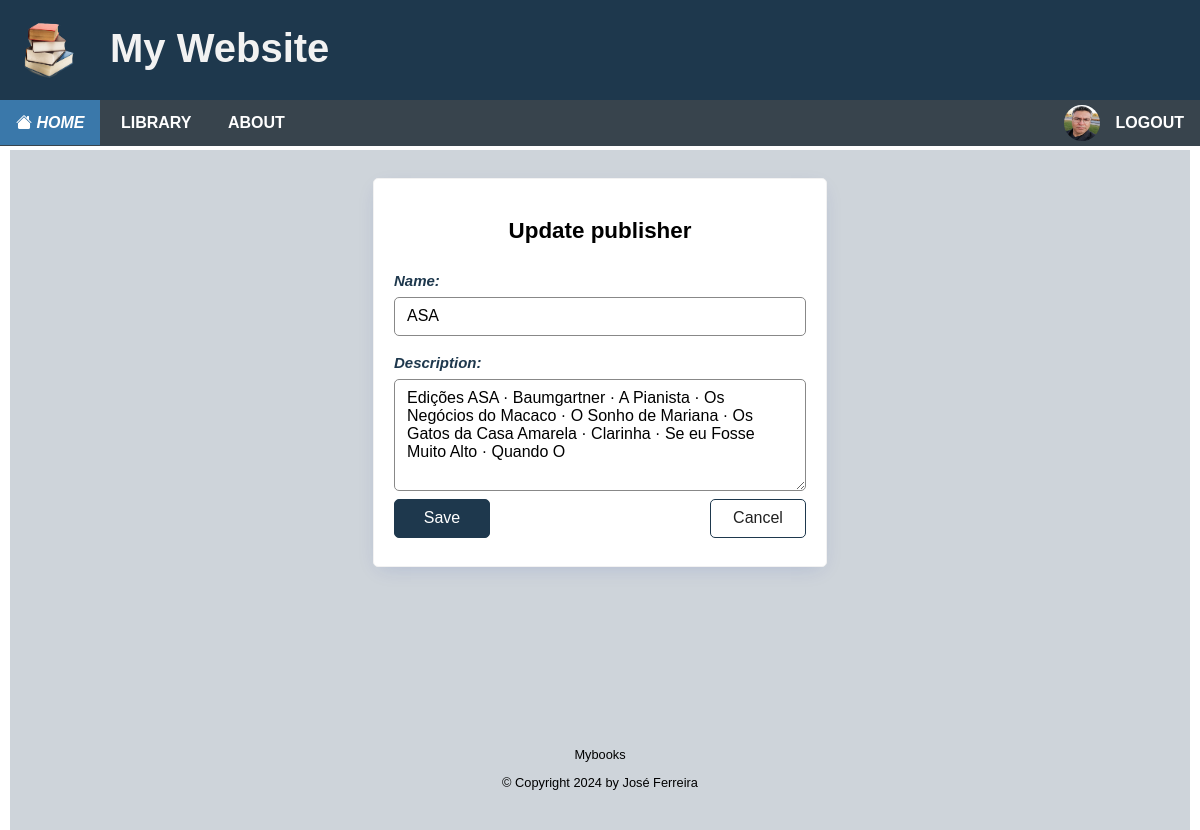
Screenshot of /publisher/update/1/ (signed in) with the database file from the repository.
### apps/accounts/models.py (models this page shows, shortened)
class Profile(models.Model):
    user = models.OneToOneField(User, on_delete=models.CASCADE)
    avatar = models.ImageField(default='avatar.jpg', upload_to=image_file_path)

### apps/books/models.py (models this page shows, shortened)
class Publisher(models.Model):
    name = models.CharField(max_length=255)
    description = models.TextField(max_length=500, null=True, blank=True)
    created_by = models.ForeignKey(User, on_delete=models.CASCADE, default=1)
    created = models.DateTimeField(auto_now_add=True)
    modified = models.DateTimeField(auto_now=True)
    class Meta:
        ordering = ["name"]

### apps/books/views.py (the view, shortened to what this page needs)
# urls.py: path('publisher/update/<int:pk>/', views.PublisherUpdate.as_view(),name='publisher-update'),
class PublisherUpdate(LoginRequiredMixin, UpdateView):
    model = Publisher
    fields = ['name','description']
    success_url = reverse_lazy('publisher-list')

### templates/books/publisher_form.html (shortened to what this page needs)
{% extends "base.html" %}
{% block content %}
<div class="center-panel">
	<form method="POST" enctype="multipart/form-data" class="form-card">
	 	<h2>{% if publisher %} Update {% else %} Add {% endif %} publisher</h2>
		{% for field in form %}
			<label class="label">{{ field.label_tag }}</label>
			{{ field }}
		{% endfor %}
		<div class="form-buttons">
			<input type="submit" value="Save" class="btn btn-primary"/>
			<a href="{% url 'publisher-list' %}" class="btn btn-outline">Cancel</a>
		</div>
	</form>
</div>
{% endblock content %}

### templates/base.html (shortened to what this page needs)
{% load i18n %}
<!DOCTYPE html>
<html lang="en">
    <head>
        {%load static %}
        <link rel="stylesheet" href="{% static 'css/style.css' %}">
    </head>
    <body>
        <header class="header">
            <a href="#"><img class="logo" src="{% static 'images/logo.png' %}" alt="logo"></a>
            <h1>My Website</h1>
            <nav class="nav">
                <ul class="nav-menu">
                    {% if request.user.is_authenticated %}
                    <li class="nav-menu-item active"><a href="{% url 'home' %}"><i class="bi bi-house-fill"> Home </i></a></li>
                    {% else %}
                    <li class="nav-menu-item"><a href="{% url 'index' %}"><i class="bi bi-house-fill"> Home </i></a></li>
                    {% endif %}
                    {% if request.user.is_authenticated %}
                    <li class="nav-menu-item"><a href="{% url 'library-all' %}">Library</a>
                    </li>
                    {% endif %}
                    <li class="nav-menu-item"><a href="{% url 'about' %}">About</a>
                    {% if request.user.is_authenticated %}
                    <li class="nav-menu-item right">
                        <a href="{% url 'logout' %}?next=/" style="text-align: right;">
                            <img src="{{ user.profile.avatar.url }}" alt="{{ user.username }}" width="36" height="36"/>
                            <span>Logout</span>
                        </a>
                    {% else %}
                    <li class="nav-menu-item right"><a href="{% url 'login' %}">Login</a>
                        <ul class="nav-submenu">
                            <li class="nav-submenu-item"><a href="{% url 'register' %}">Join Now</a></li>
                        </ul>
                    </li>
                    {% endif %}
                </ul>
            </nav>
        </header>
        <main class="main">
            <div class="container">
                {%block content %}
                {%endblock content%}
            </div>
        </main>
        <footer class="footer">
            <div class="container">
                <p>Mybooks</p>
                <p>&copy; Copyright {% now "Y" %} by José Ferreira</p>
            </div>
        </footer>
    </body>
</html>

### static/css/style.css (style rules this page uses)
:root { --color-body: #ffffff; --color-header: #253f85; --color-nav: #38444d; --color-load-button: #2e6357; --color-container: #ced4da; --color-panel: #ced4da; --color-footer: #ced4da; --color-primary: #1e384d; --color-secondary: #38444d; --color-secondary-hover: #3a78aa; --color-tertiary: #e4ebf7; --color-tertiary-hover: #2691e9; --color-book-hover: #7599b6; --color-light: #f2f2f2; --color-grey: #888888; --color-dark-grey: #444444; --color-dark: #212121; --color-white: #ffffff; --color-star: #ffc900; --color-error: #cf1616; --color-warning: #ffc900; --color-info: #02a2b9; --color-success: #1ba345; --color-input: #0084a5; --color-danger: #cf1616; --border-radius: 5px; }
* { box-sizing: border-box; text-rendering: optimizeLegibility; }
html, body { height: 100%; }
body { margin: 0; font-family: Arial; padding: 10px; background: var(--color-body); }
h1 { font-size: 2rem; line-height: 1.5; }
h2 { font-size: 1.4rem; }
a { color: var(--color-primary); text-decoration: none; }
.container { width: 100%; padding: 0.5rem; }
.center-panel { display: flex; flex-direction: column; align-items: center; min-height: 70vh; max-width: 50vw; margin-left: auto; margin-right: auto; }
.footer { position: relative; top: 100px; padding: 20px; margin-top: 20px; font-size: 0.8rem; text-align: center; background: var(--color-footer); }
.header { position: fixed; top: 0; left: 0; margin: 0; width: 100%; height: 100px; list-style-type: none; margin: 0; padding: 0; z-index: 5; overflow: hidden; background: var(--color-primary); }
.header h1 { position: relative; margin: 18px; left: 30px; color: var(--color-light); font-size: 40px; }
.logo { padding-top: 15px; padding-left: 15px; width: 80px; height: 80px; float: left; }
.nav { position: fixed; top: 100px; left: 0; right: 0; width: 100%; height: 46px; list-style-type: none; margin: 0 auto; padding: 0; z-index: 5; overflow: visible; background-color: var(--color-secondary); }
nav ul { list-style: none; padding-left: 0; margin-top: 0; margin-bottom: 0; background-color: var(--color-secondary); }
.nav a { display: block; padding: 0 16px; line-height: inherit; cursor: pointer; color: white; text-decoration: none; }
.nav-menu { line-height: 45px; font-weight: 700; text-transform: uppercase; }
.nav-menu-item { display: inline-block; position: relative; background-color: var(--color-secondary); }
.nav-menu-item.active { background-color: var(--color-secondary-hover); }
.nav-menu-item img { border-radius: 25px; float: left; margin: 5px 16px; }
.main { position: relative; top: 140px; left: 0; margin: 0; padding: 0; z-index: 1; background-color: var(--color-container); }
.form-card { border: solid 1px var(--color-light); padding: 20px; margin-top: 20px; margin-bottom: 20px; border-radius: var(--border-radius); box-shadow: rgb(11 43 158 / 15%) 0px 6px 20px -6px; min-width: 400px; background-color: white; }
form > * { display: block; margin-bottom: 0.5rem; }
.form-buttons { display: flex; justify-content: space-between; align-items: center; gap: 0.75rem; }
.form-card h2 { text-align: center; padding-bottom: 10px; }
.label { padding-top: 10px; font-size: 15px; font-weight: bold; font-style: italic; color: var(--color-primary) }
input[type='text'], input[type='number'], input[type='email'], input[type='password'], select, textarea { border-radius: var(--border-radius); border: solid 1px var(--color-grey); width: 100%; padding: 0.6rem 0.75rem; }
textarea { max-height: 7rem; }
input, select, textarea, button { font: inherit; }
.btn { padding: 0.6rem 0.75rem; border-radius: var(--border-radius); background-color: var(--color-white); border: solid 1px var(--color-white); color: var(--color-dark); cursor: pointer; text-decoration: none; font-size: 1rem; min-width: 6rem; text-align: center; }
.btn-outline { border: solid 1px var(--color-primary); }
.btn-primary { border: solid 1px var(--color-primary); background-color: var(--color-primary); color: var(--color-white); }

### rows the page displays
Publisher: form "ASA" "Edições ASA · Baumgartner · A Pianista · Os Negócios do Macaco · O Sonho de Mariana · Os Gatos da Casa Amarela · Clarinha · Se eu Fosse Muito Alto · Quando O"

### other values shown
{{ field.label_tag }} "Name:" "Description:"
